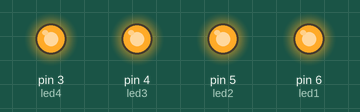
Recording of a sketch running on a simulated Arduino Uno, built with avr-gcc and run on an emulated ATmega328P. Shown: output pins drawn as LEDs (lit = HIGH).

Above: at 0.5 s.
At 2.15 s:
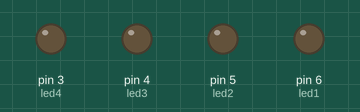
Timing chart, 0 to 3.0 s (numbered marks = the images above):
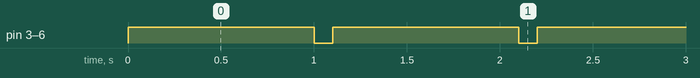

The sketch:

sketch_nov25a.ino
```cpp
#define led1 6
#define led2 5
#define led3 4
#define led4 3

// the setup function runs once when you press reset or power the board
void setup() {
  // initialize digital pin LED_BUILTIN as an output.
  pinMode(led1, OUTPUT);
    pinMode(led2, OUTPUT);
  pinMode(led3, OUTPUT);
  pinMode(led4, OUTPUT);

}

// the loop function runs over and over again forever
void loop() {
  digitalWrite(led1, HIGH);   // turn the LED on (HIGH is the voltage level)
    digitalWrite(led2, HIGH);   // turn the LED on (HIGH is the voltage level)
  digitalWrite(led3, HIGH);   // turn the LED on (HIGH is the voltage level)
  digitalWrite(led4, HIGH);   // turn the LED on (HIGH is the voltage level)

  delay(1000);                       // wait for a second
  digitalWrite(led1, LOW);    // turn the LED off by making the voltage LOW
    digitalWrite(led2, LOW);    // turn the LED off by making the voltage LOW
  digitalWrite(led3, LOW);    // turn the LED off by making the voltage LOW
  digitalWrite(led4, LOW);    // turn the LED off by making the voltage LOW

  delay(100);                       // wait for a second
}
```

Measured:
- by itself, pin 3 (led4), pin 4 (led3), pin 5 (led2), pin 6 (led1): alternates HIGH for 1.0 s and LOW for 0.10 s
